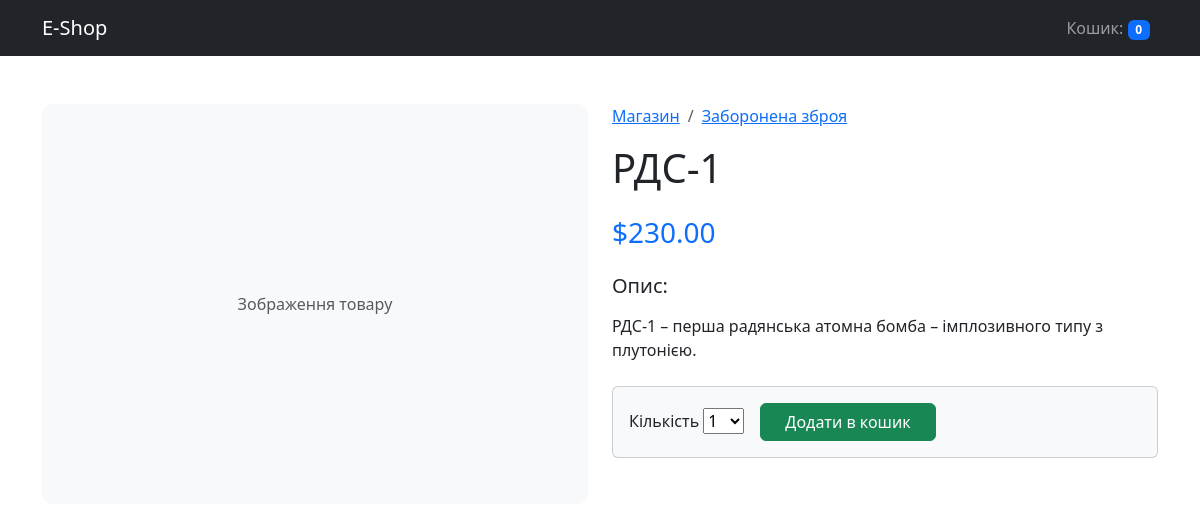
Screenshot of /7/rds-1/ with the database file from the repository.
### shop/models.py (models this page shows, shortened)
class Product(models.Model):
    category = models.ForeignKey(
        Category,
        related_name="products",
        on_delete=models.CASCADE
    )
    name = models.CharField(max_length=200, db_index=True)
    slug = models.SlugField(max_length=200, db_index=True)
    description = models.TextField(blank=True)
    price = models.DecimalField(max_digits=10, decimal_places=2)
    available = models.BooleanField(default=True)
    created = models.DateTimeField(auto_now_add=True)
    updated = models.DateTimeField(auto_now=True)
    class Meta:
        verbose_name = "Товар"
        verbose_name_plural = "Товари"
        ordering = ("-created",)

class Category(models.Model):
    name = models.CharField(max_length=200, db_index=True)
    slug = models.SlugField(max_length=200, unique=True)
    class Meta:
        verbose_name = "Категорія"
        verbose_name_plural = "Категорії"

### shop/views.py (the view)
def product_detail(request, id, slug):
    product = get_object_or_404(Product, id=id, slug=slug, available=True)
    cart_product_form = CartAddProductForm()
    return render(
        request,
        "shop/product/detail.html",
        {"product": product, "cart_product_form": cart_product_form},
    )

### shop/forms.py
class CartAddProductForm(forms.Form):
    quantity = forms.TypedChoiceField(
        choices=PRODUCT_QUANTITY_CHOICES, coerce=int, label="Кількість"
    )
    override = forms.BooleanField(
        required=False, initial=False, widget=forms.HiddenInput
    )

### shop/cart.py (called while the page is built)
    def __len__(self):
        return sum(item["quantity"] for item in self.cart.values())

### shop/context_processors.py (called while the page is built)
def cart(request):
    return {"cart": Cart(request)}

### templates/shop/product/detail.html (shortened to what this page needs)
{% extends "base.html" %}
{% block content %}
<div class="row mt-5">
    <div class="col-md-6">
        <div class="bg-light d-flex align-items-center justify-content-center" style="height: 400px; border-radius: 10px;">
            <span class="text-muted">Зображення товару</span>
        </div>
    </div>
    <div class="col-md-6">
        <nav aria-label="breadcrumb">
            <ol class="breadcrumb">
                <li class="breadcrumb-item"><a href="{% url 'shop:product_list' %}">Магазин</a></li>
                <li class="breadcrumb-item">
                    <a href="{% url 'shop:product_list_by_category' product.category.slug %}">
                        {{ product.category.name }}
                    </a>
                </li>
            </ol>
        </nav>
        <h1>{{ product.name }}</h1>
        <h3 class="text-primary my-4">${{ product.price }}</h3>
        <div class="mb-4">
            <h5>Опис:</h5>
            <p>{{ product.description|linebreaks }}</p>
        </div>
        <div class="card bg-light">
            <div class="card-body">
                <form action="{% url 'shop:cart_add' product.id %}" method="post" class="d-flex align-items-end">
                    <div class="me-3">
                        <label class="form-label">{{ cart_product_form.quantity.label }}</label>
                        {{ cart_product_form.quantity }}
                    </div>
                    <button type="submit" class="btn btn-success px-4">Додати в кошик</button>
                </form>
            </div>
        </div>
    </div>
</div>
{% endblock %}

### rows the page displays
Product: category.name "Заборонена зброя", name "РДС-1", price "230.00", description "РДС-1 – перша радянська атомна бомба – імплозивного типу з плутонією."

### other values shown
{{ cart_product_form.quantity.label }} "Кількість"
